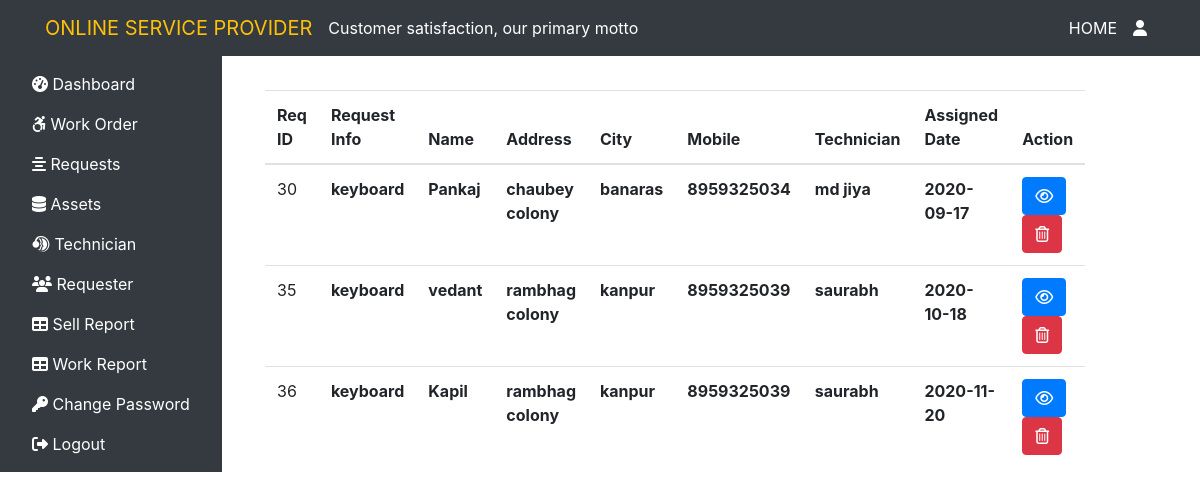
The app's page /admin/workorder.php with its own data.
### tables this page shows
CREATE TABLE `assign_tech` (
  `no` int(11) NOT NULL,
  `id` int(11) NOT NULL,
  `info` varchar(255) NOT NULL,
  `description` varchar(255) NOT NULL,
  `name` varchar(50) NOT NULL,
  `address1` varchar(255) NOT NULL,
  `address2` varchar(255) NOT NULL,
  `city` varchar(50) NOT NULL,
  `state` varchar(255) NOT NULL,
  `zip` varchar(14) NOT NULL,
  `email` varchar(255) NOT NULL,
  `mobile` varchar(50) NOT NULL,
  `assigntech` varchar(50) NOT NULL,
  `date` date NOT NULL
);

### admin/workorder.php (the view)
 <?php include "admin_header.php"; ?>
<body>
 <?php include "admin_navigation.php";?>
 <div class="margin1">
<div class="col-sm-9 col-md-10 mt-5">
  <?php
  $sql ="SELECT * FROM `assign_tech`";
  $result = mysqli_query($con,$sql);
  $run = mysqli_num_rows($result);
  if ($run>0) {
     echo '<table class="table">
     <thead>
    <tr>
      <th scope="col">Req ID</th>
      <th scope="col">Request Info</th>
      <th scope="col">Name</th>
      <th scope="col">Address</th>
      <th scope="col">City</th>
      <th scope="col">Mobile</th>
      <th scope="col">Technician</th>
      <th scope="col">Assigned Date</th>
      <th scope="col">Action</th>
    </tr>
  </thead>';
 echo "<tbody>";
  while ($row = mysqli_fetch_assoc($result)) {
    echo "<tr>";
    echo"<td scope='row'>".$row['id']."</td>";
    echo"<th scope='row'>".$row['info']."</th>";
    echo"<th scope='row'>".$row['name']."</th>";
    echo"<th scope='row'>".$row['address1']."</th>";
    echo"<th scope='row'>".$row['city']."</th>";
    echo"<th scope='row'>".$row['mobile']."</th>";
    echo"<th scope='row'>".$row['assigntech']."</th>";
    echo"<th scope='row'>".$row['date']."</th>";
 echo " <td><form action='assignworkdetails.php' method='POST' class='d-inline'> <input type='hidden' name='id' value=".$row['id']."><button type='submit' class='btn btn-primary' name='view' value='view'><i class='far fa-eye'></i></button></form>
    <form action='' method='POST' class='d-inline'><input type='hidden' name='id' value='".$row['id']."'><button type='submit' class='btn btn-danger' name='delete' value='delete'><i class='far fa-trash-alt'></i></button></form>
    </td>";
    echo"</tr>";
  }
   echo"</tbody> </table>";
}else{
  echo "<div class='alert alert-warning'>No Data</div>";
}if (isset($_REQUEST['delete'])) {
  $sql="DELETE FROM `assign_tech` WHERE `id`={$_REQUEST['id']}";
  $result = mysqli_query($con,$sql);
  if ($result==True) {
    echo '<meta http-equiv="refresh" content="0;URL=?closed"/>';
  }else{
    echo "Unable To DELETE";
  }
}
  ?>
</div>
</div>
</body>
</html>

### admin/style1.css (style rules this page uses)
.margin1 { margin-left: 250px; margin-top: -430px; }

### records on screen
assign_tech: id "30", info "keyboard", name "Pankaj", address1 "chaubey colony", city "banaras", mobile "8959325034", assigntech "md jiya", date "2020-09-17"
assign_tech: id "35", info "keyboard", name "vedant", address1 "rambhag colony", city "kanpur", mobile "8959325039", assigntech "saurabh", date "2020-10-18"
assign_tech: id "36", info "keyboard", name "Kapil", address1 "rambhag colony", city "kanpur", mobile "8959325039", assigntech "saurabh", date "2020-11-20"
